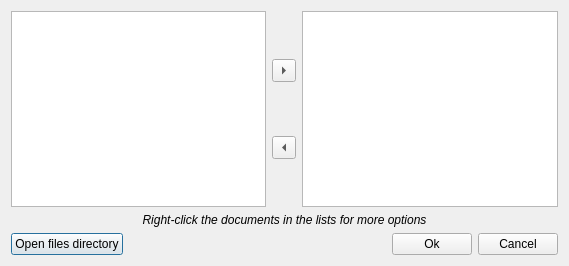
<?xml version="1.0" encoding="UTF-8"?>
<ui version="4.0">
 <class>AddDocumentation</class>
 <widget class="QDialog" name="AddDocumentation">
  <property name="geometry">
   <rect>
    <x>0</x>
    <y>0</y>
    <width>569</width>
    <height>266</height>
   </rect>
  </property>
  <property name="windowTitle">
   <string>Dialog</string>
  </property>
  <layout class="QVBoxLayout" name="verticalLayout_2">
   <item>
    <layout class="QHBoxLayout" name="HLayoutLists">
     <item>
      <widget class="QListWidget" name="ListUnlinked">
       <property name="editTriggers">
        <set>QAbstractItemView::NoEditTriggers</set>
       </property>
       <property name="alternatingRowColors">
        <bool>true</bool>
       </property>
      </widget>
     </item>
     <item>
      <layout class="QVBoxLayout" name="VLayoutArrows">
       <item>
        <widget class="QToolButton" name="ButtonLink">
         <property name="text">
          <string>...</string>
         </property>
         <property name="arrowType">
          <enum>Qt::RightArrow</enum>
         </property>
        </widget>
       </item>
       <item>
        <widget class="QToolButton" name="ButtonUnlink">
         <property name="text">
          <string>...</string>
         </property>
         <property name="arrowType">
          <enum>Qt::LeftArrow</enum>
         </property>
        </widget>
       </item>
      </layout>
     </item>
     <item>
      <widget class="QListWidget" name="ListLinked">
       <property name="editTriggers">
        <set>QAbstractItemView::NoEditTriggers</set>
       </property>
       <property name="alternatingRowColors">
        <bool>true</bool>
       </property>
      </widget>
     </item>
    </layout>
   </item>
   <item>
    <widget class="QLabel" name="label">
     <property name="font">
      <font>
       <italic>true</italic>
      </font>
     </property>
     <property name="text">
      <string>Right-click the documents in the lists for more options</string>
     </property>
     <property name="alignment">
      <set>Qt::AlignCenter</set>
     </property>
    </widget>
   </item>
   <item>
    <layout class="QHBoxLayout" name="HLayoutButtons">
     <item>
      <widget class="QPushButton" name="ButtonOpenFileDirectory">
       <property name="text">
        <string>Open files directory</string>
       </property>
      </widget>
     </item>
     <item>
      <spacer name="HSpacerButtons">
       <property name="orientation">
        <enum>Qt::Horizontal</enum>
       </property>
       <property name="sizeHint" stdset="0">
        <size>
         <width>40</width>
         <height>20</height>
        </size>
       </property>
      </spacer>
     </item>
     <item>
      <widget class="QPushButton" name="ButtonOK">
       <property name="text">
        <string>Ok</string>
       </property>
      </widget>
     </item>
     <item>
      <widget class="QPushButton" name="ButtonCancel">
       <property name="text">
        <string>Cancel</string>
       </property>
      </widget>
     </item>
    </layout>
   </item>
  </layout>
 </widget>
 <resources/>
 <connections/>
</ui>
